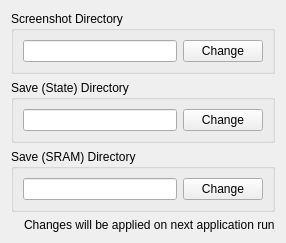
         <widget class="QWidget" name="directoriesTab">
          <attribute name="title">
           <string>Directories</string>
          </attribute>
          <layout class="QVBoxLayout" name="verticalLayout_4">
           <item>
            <widget class="QGroupBox" name="groupBox_26">
             <property name="title">
              <string>Screenshot Directory</string>
             </property>
             <layout class="QHBoxLayout" name="horizontalLayout_63">
              <item>
               <widget class="QLineEdit" name="screenshotDirLineEdit">
                <property name="readOnly">
                 <bool>true</bool>
                </property>
               </widget>
              </item>
              <item>
               <widget class="QPushButton" name="changeScreenShotDirButton">
                <property name="text">
                 <string>Change</string>
                </property>
                <property name="icon">
                 <iconset theme="folder-open-line"/>
                </property>
               </widget>
              </item>
             </layout>
            </widget>
           </item>
           <item>
            <widget class="QGroupBox" name="groupBox_27">
             <property name="title">
              <string>Save (State) Directory</string>
             </property>
             <layout class="QHBoxLayout" name="horizontalLayout_64">
              <item>
               <widget class="QLineEdit" name="saveStateDirLineEdit">
                <property name="readOnly">
                 <bool>true</bool>
                </property>
               </widget>
              </item>
              <item>
               <widget class="QPushButton" name="changeSaveStateDirButton">
                <property name="text">
                 <string>Change</string>
                </property>
                <property name="icon">
                 <iconset theme="folder-open-line"/>
                </property>
               </widget>
              </item>
             </layout>
            </widget>
           </item>
           <item>
            <widget class="QGroupBox" name="groupBox_28">
             <property name="title">
              <string>Save (SRAM) Directory</string>
             </property>
             <layout class="QHBoxLayout" name="horizontalLayout_65">
              <item>
               <widget class="QLineEdit" name="saveSramDirLineEdit">
                <property name="readOnly">
                 <bool>true</bool>
                </property>
               </widget>
              </item>
              <item>
               <widget class="QPushButton" name="changeSaveSramDirButton">
                <property name="text">
                 <string>Change</string>
                </property>
                <property name="icon">
                 <iconset theme="folder-open-line"/>
                </property>
               </widget>
              </item>
             </layout>
            </widget>
           </item>
           <item>
            <spacer name="verticalSpacer">
             <property name="orientation">
              <enum>Qt::Orientation::Vertical</enum>
             </property>
             <property name="sizeHint" stdset="0">
              <size>
               <width>20</width>
               <height>0</height>
              </size>
             </property>
            </spacer>
           </item>
           <item>
            <layout class="QHBoxLayout" name="emulationInfoLayout_13">
             <property name="sizeConstraint">
              <enum>QLayout::SizeConstraint::SetDefaultConstraint</enum>
             </property>
             <item>
              <widget class="QLabel" name="infoIconLabel_3">
               <property name="sizePolicy">
                <sizepolicy hsizetype="Minimum" vsizetype="Preferred">
                 <horstretch>0</horstretch>
                 <verstretch>0</verstretch>
                </sizepolicy>
               </property>
               <property name="text">
                <string/>
               </property>
               <property name="pixmap">
                <pixmap>:/newPrefix/Resource/Info.ico</pixmap>
               </property>
               <property name="wordWrap">
                <bool>false</bool>
               </property>
              </widget>
             </item>
             <item>
              <widget class="QLabel" name="label_65">
               <property name="sizePolicy">
                <sizepolicy hsizetype="Expanding" vsizetype="Minimum">
                 <horstretch>0</horstretch>
                 <verstretch>0</verstretch>
                </sizepolicy>
               </property>
               <property name="midLineWidth">
                <number>1</number>
               </property>
               <property name="text">
                <string>Changes will be applied on next application run</string>
               </property>
               <property name="textFormat">
                <enum>Qt::TextFormat::PlainText</enum>
               </property>
              </widget>
             </item>
            </layout>
           </item>
          </layout>
         </widget>
